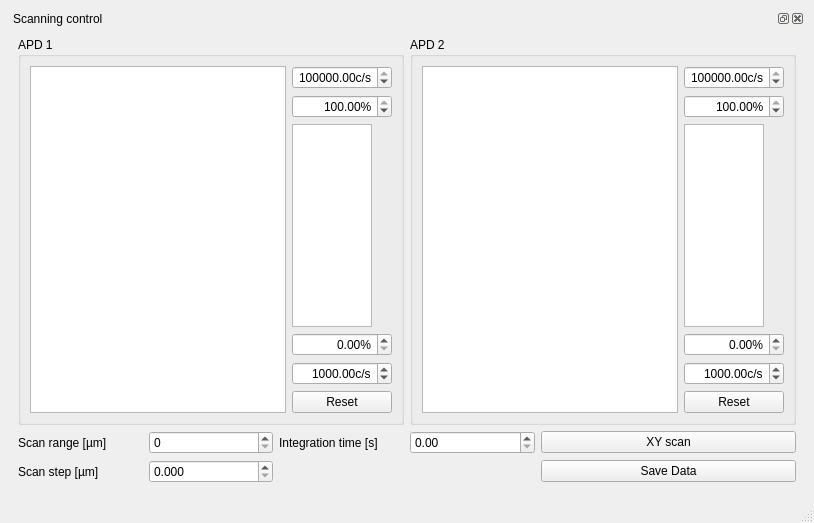
<?xml version="1.0" encoding="UTF-8"?>
<ui version="4.0">
 <class>MainWindow</class>
 <widget class="QMainWindow" name="MainWindow">
  <property name="enabled">
   <bool>true</bool>
  </property>
  <property name="geometry">
   <rect>
    <x>0</x>
    <y>0</y>
    <width>814</width>
    <height>523</height>
   </rect>
  </property>
  <property name="windowTitle">
   <string>MainWindow</string>
  </property>
  <widget class="QWidget" name="centralwidget">
   <layout class="QGridLayout" name="gridLayout">
    <item row="0" column="0">
     <layout class="QGridLayout" name="gridLayout_31">
      <item row="0" column="0">
       <widget class="QDockWidget" name="scanning_widget">
        <property name="windowTitle">
         <string>Scanning control</string>
        </property>
        <widget class="QWidget" name="dockWidgetContents_9">
         <layout class="QGridLayout" name="gridLayout_3">
          <item row="0" column="0">
           <widget class="QGroupBox" name="groupBox">
            <property name="title">
             <string>APD 1</string>
            </property>
            <layout class="QGridLayout" name="gridLayout_16">
             <item row="0" column="0">
              <widget class="PlotWidgetModified" name="apd1_xy_ViewWidget">
               <property name="sizePolicy">
                <sizepolicy hsizetype="Expanding" vsizetype="Expanding">
                 <horstretch>0</horstretch>
                 <verstretch>0</verstretch>
                </sizepolicy>
               </property>
               <property name="minimumSize">
                <size>
                 <width>256</width>
                 <height>256</height>
                </size>
               </property>
               <property name="transformationAnchor">
                <enum>QGraphicsView::AnchorUnderMouse</enum>
               </property>
              </widget>
             </item>
             <item row="0" column="1">
              <layout class="QVBoxLayout" name="verticalLayout_8" stretch="0,0,1,0,0,0">
               <item>
                <widget class="ScienDSpinBox" name="apd1_xy_cb_max_DoubleSpinBox">
                 <property name="sizePolicy">
                  <sizepolicy hsizetype="Fixed" vsizetype="Fixed">
                   <horstretch>0</horstretch>
                   <verstretch>0</verstretch>
                  </sizepolicy>
                 </property>
                 <property name="maximumSize">
                  <size>
                   <width>100</width>
                   <height>16777215</height>
                  </size>
                 </property>
                 <property name="mouseTracking">
                  <bool>true</bool>
                 </property>
                 <property name="acceptDrops">
                  <bool>true</bool>
                 </property>
                 <property name="alignment">
                  <set>Qt::AlignRight|Qt::AlignTrailing|Qt::AlignVCenter</set>
                 </property>
                 <property name="accelerated">
                  <bool>true</bool>
                 </property>
                 <property name="suffix">
                  <string>c/s</string>
                 </property>
                 <property name="decimals">
                  <number>2</number>
                 </property>
                 <property name="minimum">
                  <double>-1000000000.000000000000000</double>
                 </property>
                 <property name="maximum">
                  <double>1000000000.000000000000000</double>
                 </property>
                 <property name="value">
                  <double>100000.000000000000000</double>
                 </property>
                </widget>
               </item>
               <item>
                <widget class="ScienDSpinBox" name="apd1_xy_cb_high_percentile_DoubleSpinBox">
                 <property name="maximumSize">
                  <size>
                   <width>100</width>
                   <height>16777215</height>
                  </size>
                 </property>
                 <property name="alignment">
                  <set>Qt::AlignRight|Qt::AlignTrailing|Qt::AlignVCenter</set>
                 </property>
                 <property name="suffix">
                  <string>%</string>
                 </property>
                 <property name="decimals">
                  <number>2</number>
                 </property>
                 <property name="minimum">
                  <double>0.000000000000000</double>
                 </property>
                 <property name="maximum">
                  <double>100.000000000000000</double>
                 </property>
                 <property name="value">
                  <double>100.000000000000000</double>
                 </property>
                </widget>
               </item>
               <item>
                <widget class="PlotWidget" name="apd1_xy_cb_ViewWidget">
                 <property name="sizePolicy">
                  <sizepolicy hsizetype="Preferred" vsizetype="Preferred">
                   <horstretch>0</horstretch>
                   <verstretch>0</verstretch>
                  </sizepolicy>
                 </property>
                 <property name="maximumSize">
                  <size>
                   <width>80</width>
                   <height>16777215</height>
                  </size>
                 </property>
                </widget>
               </item>
               <item>
                <widget class="ScienDSpinBox" name="apd1_xy_cb_low_percentile_DoubleSpinBox">
                 <property name="maximumSize">
                  <size>
                   <width>100</width>
                   <height>16777215</height>
                  </size>
                 </property>
                 <property name="alignment">
                  <set>Qt::AlignRight|Qt::AlignTrailing|Qt::AlignVCenter</set>
                 </property>
                 <property name="suffix">
                  <string>%</string>
                 </property>
                 <property name="decimals">
                  <number>2</number>
                 </property>
                 <property name="maximum">
                  <double>99.989999999999995</double>
                 </property>
                </widget>
               </item>
               <item>
                <widget class="ScienDSpinBox" name="apd1_xy_cb_min_DoubleSpinBox">
                 <property name="sizePolicy">
                  <sizepolicy hsizetype="Fixed" vsizetype="Fixed">
                   <horstretch>0</horstretch>
                   <verstretch>0</verstretch>
                  </sizepolicy>
                 </property>
                 <property name="maximumSize">
                  <size>
                   <width>100</width>
                   <height>16777215</height>
                  </size>
                 </property>
                 <property name="mouseTracking">
                  <bool>true</bool>
                 </property>
                 <property name="acceptDrops">
                  <bool>true</bool>
                 </property>
                 <property name="alignment">
                  <set>Qt::AlignRight|Qt::AlignTrailing|Qt::AlignVCenter</set>
                 </property>
                 <property name="accelerated">
                  <bool>true</bool>
                 </property>
                 <property name="suffix">
                  <string>c/s</string>
                 </property>
                 <property name="decimals">
                  <number>2</number>
                 </property>
                 <property name="minimum">
                  <double>-1000000000.000000000000000</double>
                 </property>
                 <property name="maximum">
                  <double>10000000.000000000000000</double>
                 </property>
                 <property name="value">
                  <double>1000.000000000000000</double>
                 </property>
                </widget>
               </item>
               <item>
                <widget class="QPushButton" name="apd1_image_reset_pushButton">
                 <property name="text">
                  <string>Reset</string>
                 </property>
                </widget>
               </item>
              </layout>
             </item>
            </layout>
           </widget>
          </item>
          <item row="0" column="1">
           <widget class="QGroupBox" name="groupBox_2">
            <property name="title">
             <string>APD 2</string>
            </property>
            <layout class="QGridLayout" name="gridLayout_17">
             <item row="0" column="0">
              <layout class="QHBoxLayout" name="horizontalLayout_29" stretch="1,0">
               <item>
                <widget class="PlotWidgetModified" name="apd2_xy_ViewWidget">
                 <property name="enabled">
                  <bool>true</bool>
                 </property>
                 <property name="sizePolicy">
                  <sizepolicy hsizetype="Expanding" vsizetype="Expanding">
                   <horstretch>0</horstretch>
                   <verstretch>0</verstretch>
                  </sizepolicy>
                 </property>
                 <property name="minimumSize">
                  <size>
                   <width>256</width>
                   <height>256</height>
                  </size>
                 </property>
                 <property name="transformationAnchor">
                  <enum>QGraphicsView::AnchorUnderMouse</enum>
                 </property>
                </widget>
               </item>
               <item>
                <layout class="QVBoxLayout" name="verticalLayout_9" stretch="0,0,1,0,0,0">
                 <item>
                  <widget class="ScienDSpinBox" name="apd2_xy_cb_max_DoubleSpinBox">
                   <property name="sizePolicy">
                    <sizepolicy hsizetype="Fixed" vsizetype="Fixed">
                     <horstretch>0</horstretch>
                     <verstretch>0</verstretch>
                    </sizepolicy>
                   </property>
                   <property name="maximumSize">
                    <size>
                     <width>100</width>
                     <height>16777215</height>
                    </size>
                   </property>
                   <property name="mouseTracking">
                    <bool>true</bool>
                   </property>
                   <property name="acceptDrops">
                    <bool>true</bool>
                   </property>
                   <property name="alignment">
                    <set>Qt::AlignRight|Qt::AlignTrailing|Qt::AlignVCenter</set>
                   </property>
                   <property name="accelerated">
                    <bool>true</bool>
                   </property>
                   <property name="suffix">
                    <string>c/s</string>
                   </property>
                   <property name="decimals">
                    <number>2</number>
                   </property>
                   <property name="minimum">
                    <double>-1000000000.000000000000000</double>
                   </property>
                   <property name="maximum">
                    <double>1000000000.000000000000000</double>
                   </property>
                   <property name="value">
                    <double>100000.000000000000000</double>
                   </property>
                  </widget>
                 </item>
                 <item>
                  <widget class="ScienDSpinBox" name="apd2_xy_cb_high_percentile_DoubleSpinBox">
                   <property name="maximumSize">
                    <size>
                     <width>100</width>
                     <height>16777215</height>
                    </size>
                   </property>
                   <property name="alignment">
                    <set>Qt::AlignRight|Qt::AlignTrailing|Qt::AlignVCenter</set>
                   </property>
                   <property name="suffix">
                    <string>%</string>
                   </property>
                   <property name="decimals">
                    <number>2</number>
                   </property>
                   <property name="minimum">
                    <double>0.000000000000000</double>
                   </property>
                   <property name="maximum">
                    <double>100.000000000000000</double>
                   </property>
                   <property name="value">
                    <double>100.000000000000000</double>
                   </property>
                  </widget>
                 </item>
                 <item>
                  <widget class="PlotWidget" name="apd2_xy_cb_ViewWidget">
                   <property name="sizePolicy">
                    <sizepolicy hsizetype="Preferred" vsizetype="Preferred">
                     <horstretch>0</horstretch>
                     <verstretch>0</verstretch>
                    </sizepolicy>
                   </property>
                   <property name="maximumSize">
                    <size>
                     <width>80</width>
                     <height>16777215</height>
                    </size>
                   </property>
                  </widget>
                 </item>
                 <item>
                  <widget class="ScienDSpinBox" name="apd2_xy_cb_low_percentile_DoubleSpinBox">
                   <property name="maximumSize">
                    <size>
                     <width>100</width>
                     <height>16777215</height>
                    </size>
                   </property>
                   <property name="alignment">
                    <set>Qt::AlignRight|Qt::AlignTrailing|Qt::AlignVCenter</set>
                   </property>
                   <property name="suffix">
                    <string>%</string>
                   </property>
                   <property name="maximum">
                    <double>99.989999999999995</double>
                   </property>
                  </widget>
                 </item>
                 <item>
                  <widget class="ScienDSpinBox" name="apd2_xy_cb_min_DoubleSpinBox">
                   <property name="sizePolicy">
                    <sizepolicy hsizetype="Fixed" vsizetype="Fixed">
                     <horstretch>0</horstretch>
                     <verstretch>0</verstretch>
                    </sizepolicy>
                   </property>
                   <property name="maximumSize">
                    <size>
                     <width>100</width>
                     <height>16777215</height>
                    </size>
                   </property>
                   <property name="mouseTracking">
                    <bool>true</bool>
                   </property>
                   <property name="acceptDrops">
                    <bool>true</bool>
                   </property>
                   <property name="alignment">
                    <set>Qt::AlignRight|Qt::AlignTrailing|Qt::AlignVCenter</set>
                   </property>
                   <property name="accelerated">
                    <bool>true</bool>
                   </property>
                   <property name="suffix">
                    <string>c/s</string>
                   </property>
                   <property name="decimals">
                    <number>2</number>
                   </property>
                   <property name="minimum">
                    <double>-1000000000.000000000000000</double>
                   </property>
                   <property name="maximum">
                    <double>10000000.000000000000000</double>
                   </property>
                   <property name="value">
                    <double>1000.000000000000000</double>
                   </property>
                  </widget>
                 </item>
                 <item>
                  <widget class="QPushButton" name="apd2_image_reset_pushButton">
                   <property name="text">
                    <string>Reset</string>
                   </property>
                  </widget>
                 </item>
                </layout>
               </item>
              </layout>
             </item>
            </layout>
           </widget>
          </item>
          <item row="1" column="0" colspan="2">
           <layout class="QGridLayout" name="gridLayout_2">
            <item row="0" column="0">
             <layout class="QHBoxLayout" name="horizontalLayout_4">
              <item>
               <widget class="QLabel" name="label_13">
                <property name="text">
                 <string>Scan range [µm]</string>
                </property>
               </widget>
              </item>
              <item>
               <widget class="QSpinBox" name="xy_scan_range_spinBox">
                <property name="maximum">
                 <number>1000</number>
                </property>
               </widget>
              </item>
             </layout>
            </item>
            <item row="0" column="1">
             <layout class="QHBoxLayout" name="horizontalLayout_2">
              <item>
               <widget class="QLabel" name="label_30">
                <property name="text">
                 <string>Integration time [s]</string>
                </property>
               </widget>
              </item>
              <item>
               <widget class="QDoubleSpinBox" name="apd_integration_time_doubleSpinBox"/>
              </item>
             </layout>
            </item>
            <item row="0" column="2">
             <widget class="QPushButton" name="xy_scan_pushButton">
              <property name="text">
               <string>XY scan</string>
              </property>
             </widget>
            </item>
            <item row="1" column="0">
             <layout class="QHBoxLayout" name="horizontalLayout_5">
              <item>
               <widget class="QLabel" name="label_29">
                <property name="text">
                 <string>Scan step [µm]</string>
                </property>
               </widget>
              </item>
              <item>
               <widget class="QDoubleSpinBox" name="xy_scan_step_doubleSpinBox">
                <property name="decimals">
                 <number>3</number>
                </property>
                <property name="maximum">
                 <double>100.000000000000000</double>
                </property>
               </widget>
              </item>
             </layout>
            </item>
            <item row="1" column="2">
             <widget class="QPushButton" name="save_scan_data_pushButton">
              <property name="text">
               <string>Save Data</string>
              </property>
             </widget>
            </item>
           </layout>
          </item>
         </layout>
        </widget>
       </widget>
      </item>
     </layout>
    </item>
   </layout>
  </widget>
  <widget class="QMenuBar" name="menubar">
   <property name="geometry">
    <rect>
     <x>0</x>
     <y>0</y>
     <width>814</width>
     <height>21</height>
    </rect>
   </property>
  </widget>
  <widget class="QStatusBar" name="statusbar"/>
 </widget>
 <customwidgets>
  <customwidget>
   <class>PlotWidget</class>
   <extends>QGraphicsView</extends>
   <header>pyqtgraph</header>
  </customwidget>
  <customwidget>
   <class>ScienDSpinBox</class>
   <extends>QDoubleSpinBox</extends>
   <header>qtwidgets.scientific_spinbox.h</header>
  </customwidget>
  <customwidget>
   <class>PlotWidgetModified</class>
   <extends>QGraphicsView</extends>
   <header>qtwidgets.plotwidget_modified.h</header>
  </customwidget>
 </customwidgets>
 <resources/>
 <connections/>
</ui>
